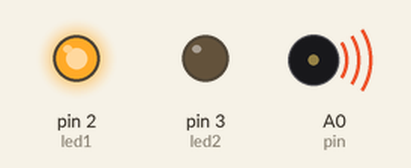
The sketch below on a simulated Arduino Uno, built with avr-gcc and run on an emulated ATmega328P. Shown: output pins drawn as LEDs (lit = HIGH), buzzer (waves = sounding).

Above: at 1.0 s.
At 3.0 s:
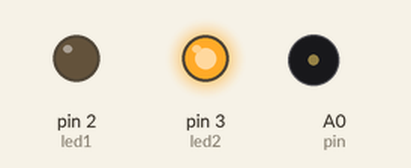
Timing chart, 0 to 5.2 s (numbered marks = the images above):
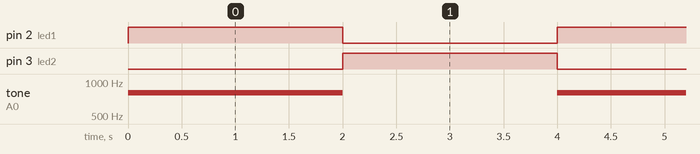

Measured:
- by itself, pin 2 (led1), pin 3 (led2): alternates HIGH for 2.0 s and LOW for 2.0 s
- by itself, tone on A0 (pin): alternates 800 Hz for 2.0 s and silent for 2.0 s

The sketch:

Buzzer.ino
```cpp
int pin = A0;
int led1 = 2;
int led2 = 3;

void setup() {
  pinMode(pin, OUTPUT);
  pinMode(led1, OUTPUT);
  pinMode(led2, OUTPUT);
}

void loop() {
  tone(pin, 800);
  digitalWrite(led1, HIGH);
  digitalWrite(led2, LOW);
  delay(2000);
  noTone(pin);
  digitalWrite(led1, LOW);
  digitalWrite(led2, HIGH);
  delay(2000);
}
```
